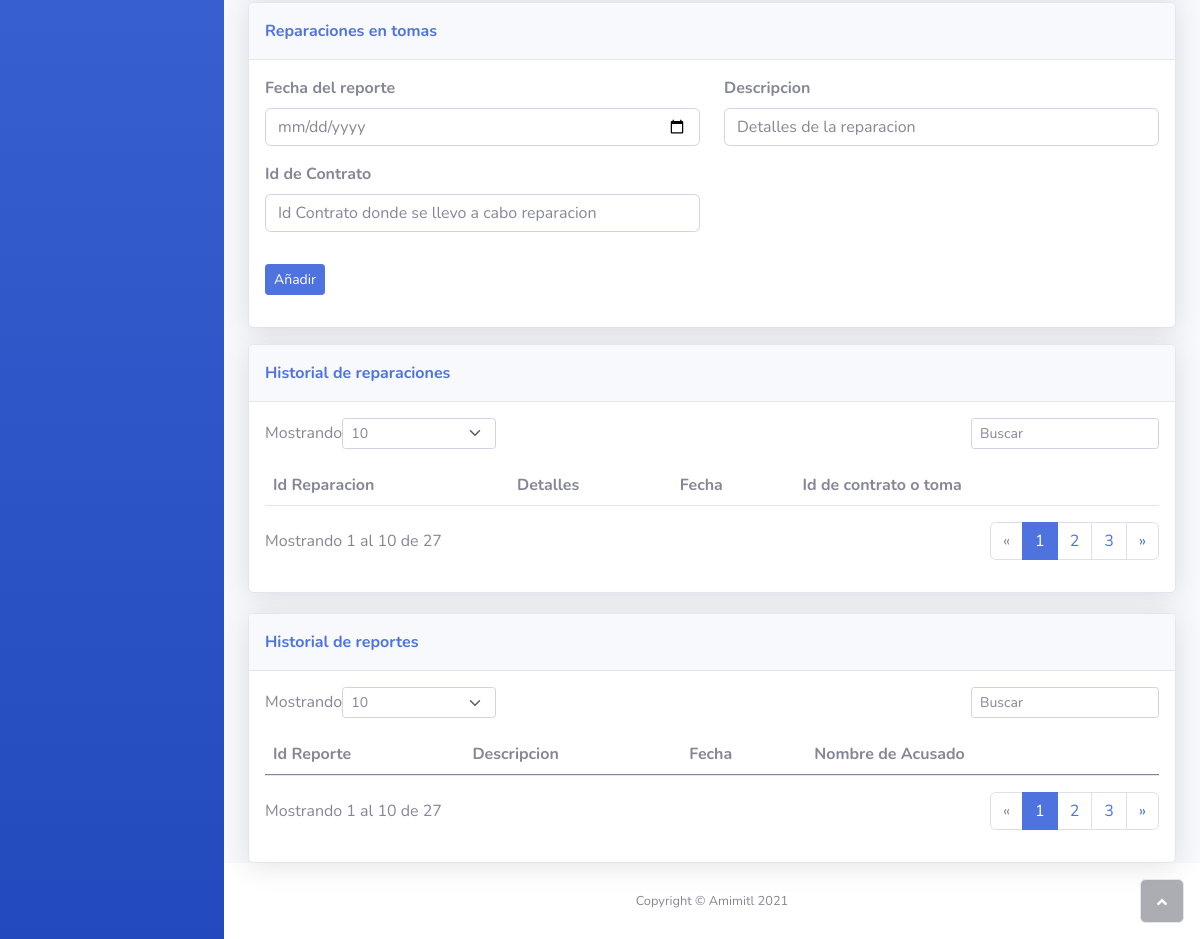
/tomas.php (signed in, lower part), run on an earlier commit of the app's database.
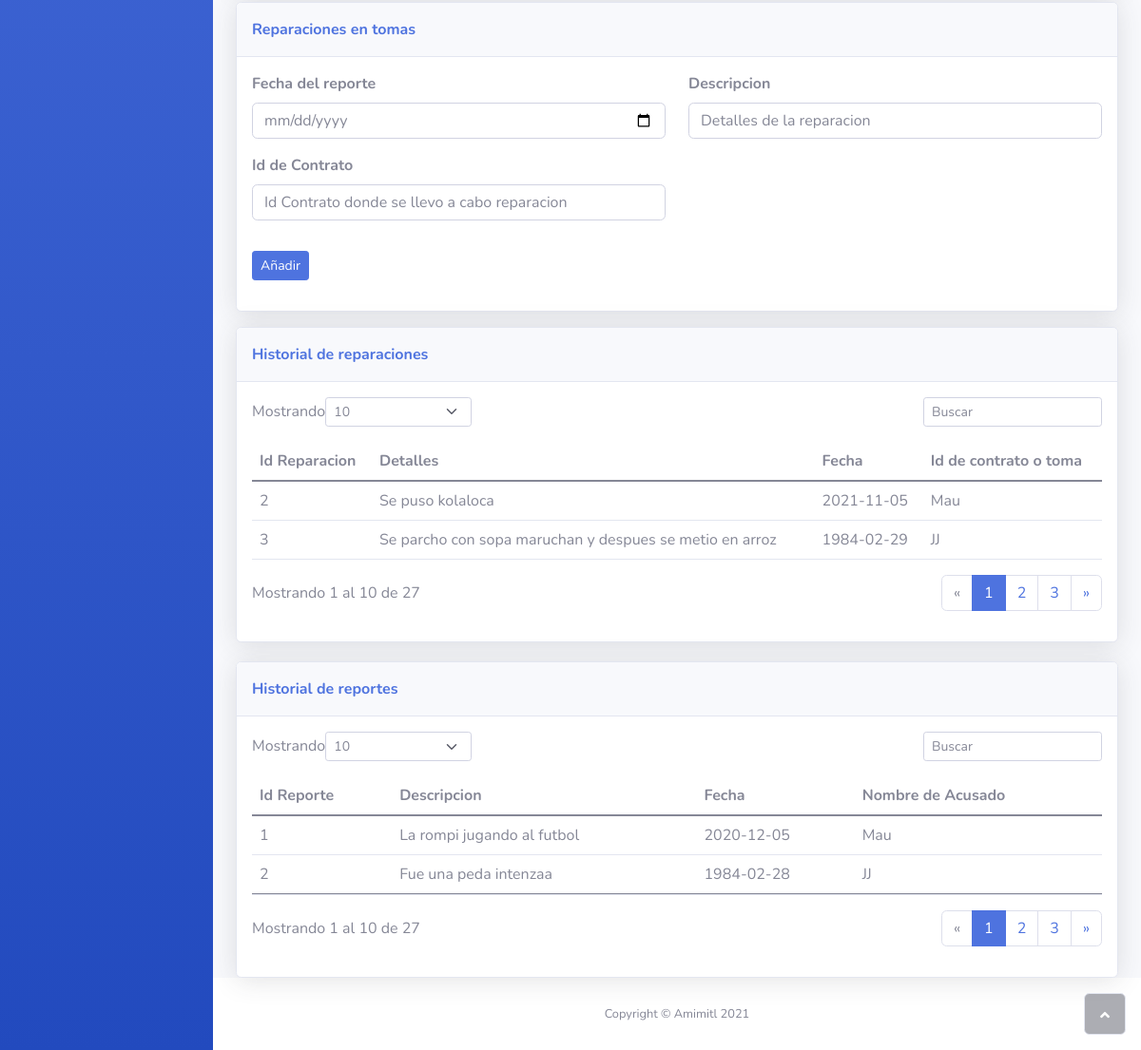
And on a later commit of the database.
### tables this page shows
CREATE TABLE `reparaciontoma` (
  `idReparacionToma` int(11) NOT NULL,
  `Fecha` date NOT NULL,
  `Descripcion` varchar(500) NOT NULL,
  `Persona_idPersona` int(11) NOT NULL
);

CREATE TABLE `persona` (
  `idPersona` int(11) NOT NULL,
  `Nombre` varchar(60) NOT NULL,
  `coordX` double DEFAULT NULL,
  `coordY` double DEFAULT NULL,
  `Telefono` varchar(10) NOT NULL,
  `EsSocio` tinyint(4) NOT NULL,
  `EsHeredero` tinyint(4) NOT NULL
);

CREATE TABLE `reportetoma` (
  `idReporteToma` int(11) NOT NULL,
  `Fecha` date NOT NULL,
  `Descripcion` varchar(500) NOT NULL,
  `Persona_idPersona` int(11) NOT NULL
);

### tomas.php (the view, shortened to what the changed rows need)
<!DOCTYPE html>
<html>
<head>
    <link rel="stylesheet" href="assets/bootstrap/css/bootstrap.min.css">
    <link rel="stylesheet" href="assets/fonts/fontawesome-all.min.css">
    <link rel="stylesheet" href="assets/fonts/font-awesome.min.css">
    <link rel="stylesheet" href="assets/fonts/fontawesome5-overrides.min.css">
</head>
<body id="page-top">
    <div id="wrapper">
        <div class="d-flex flex-column" id="content-wrapper">
            <div id="content">
                <div class="container-fluid">
                    <div class="card shadow">
                        <div class="card-body">
                            <div class="table-responsive table mt-2" id="dataTable" role="grid" aria-describedby="dataTable_info">
                                <table class="table my-0" id="dataTable">
                                    <thead>
                                        <tr>
                                            <th>Id Reparacion</th>
                                            <th>Detalles</th>
                                            <th>Fecha</th>
                                            <th>Id de contrato o toma</th>
                                        </tr>
                                    </thead>
                                    <tbody>
                                    <?php
                                        include("assets/php/conexion.php");
                                        $sql = "SELECT * FROM reparaciontoma";
                                        $result = mysqli_query($conn, $sql);
                                        while($mostrar = mysqli_fetch_array($result)){
                                        ?>
                                        <tr>
                                            <?php
                                            $id = $mostrar['Persona_idPersona'];
                                            $sql2 = "SELECT Nombre FROM persona WHERE idPersona = '$id'";
                                            $result2 = mysqli_query($conn, $sql2);
                                            while($mostrar2 = mysqli_fetch_array($result2)){
                                                $nombre= $mostrar2['Nombre'];
                                            }
                                            ?>
                                            <td><?php echo $mostrar['idReparacionToma']?></td>
                                            <td><?php echo $mostrar['Descripcion']?></td>
                                            <td><?php echo $mostrar['Fecha']?></td>
                                            <td><?php echo $nombre?></td>
                                        </tr>
                                        <?php
                                        }
                                    ?>
                                    </tbody>
                                </table>
                            </div>
                        </div>
                    </div>
                    <div class="card shadow" style="margin: 20px 0px 0px 0px;">
                        <div class="card-body">
                            <div class="table-responsive table mt-2" id="dataTable-1" role="grid" aria-describedby="dataTable_info">
                                <table class="table my-0" id="dataTable">
                                    <thead>
                                        <tr>
                                            <th>Id Reporte</th>
                                            <th>Descripcion</th>
                                            <th>Fecha</th>
                                            <th>Nombre de Acusado</th>
                                        </tr>
                                    </thead>
                                    <tbody>
                                    <?php
                                        include("assets/php/conexion.php");
                                        $sql = "SELECT * FROM reportetoma";
                                        $result = mysqli_query($conn, $sql);
                                        while($mostrar = mysqli_fetch_array($result)){
                                        ?>
                                        <tr>
                                            <?php
                                            $id = $mostrar['Persona_idPersona'];
                                            $sql2 = "SELECT Nombre FROM persona WHERE idPersona = '$id'";
                                            $result2 = mysqli_query($conn, $sql2);
                                            while($mostrar2 = mysqli_fetch_array($result2)){
                                                $nombre= $mostrar2['Nombre'];
                                            }
                                            ?>
                                            <td><?php echo $mostrar['idReporteToma']?></td>
                                            <td><?php echo $mostrar['Descripcion']?></td>
                                            <td><?php echo $mostrar['Fecha']?></td>
                                            <td><?php echo $nombre?></td>
                                        </tr>
                                        <?php
                                        }
                                        ?>
                                    </tbody>
                                </table>
                            </div>
                        </div>
                    </div>
                </div>
            </div>
        </div><a class="border rounded d-inline scroll-to-top" href="#page-top"><i class="fas fa-angle-up"></i></a>
    </div>
</body>
</html>

What changed in the data, as far as the page shows it:
added reparaciontoma: idReparacionToma "2", Descripcion "Se puso kolaloca", Fecha "2021-11-05", Persona_idPersona.Nombre "Mau"
added reparaciontoma: idReparacionToma "3", Descripcion "Se parcho con sopa maruchan y despues se metio en arroz", Fecha "1984-02-29", Persona_idPersona.Nombre "JJ"
added reportetoma: idReporteToma "1", Descripcion "La rompi jugando al futbol", Fecha "2020-12-05", Persona_idPersona.Nombre "Mau"
added reportetoma: idReporteToma "2", Descripcion "Fue una peda intenzaa", Fecha "1984-02-28", Persona_idPersona.Nombre "JJ"
